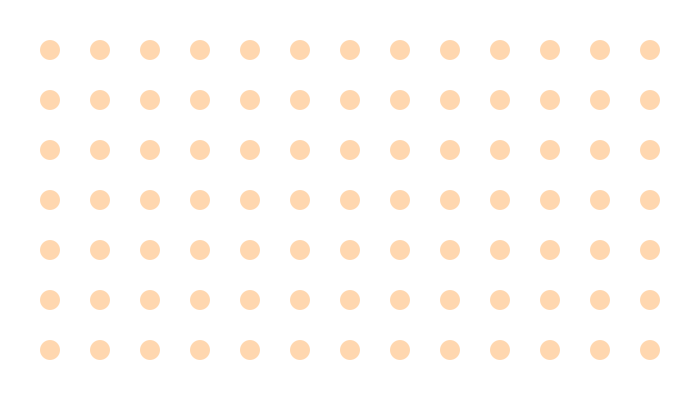
Frame 1 (no input)
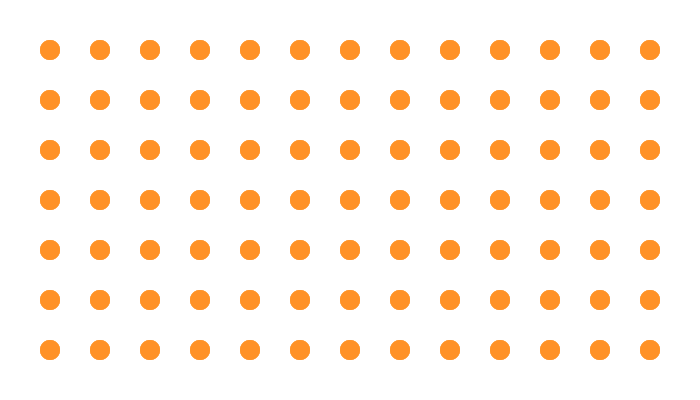
Frame 60 (the mouse pressed at the canvas centre just before this capture)
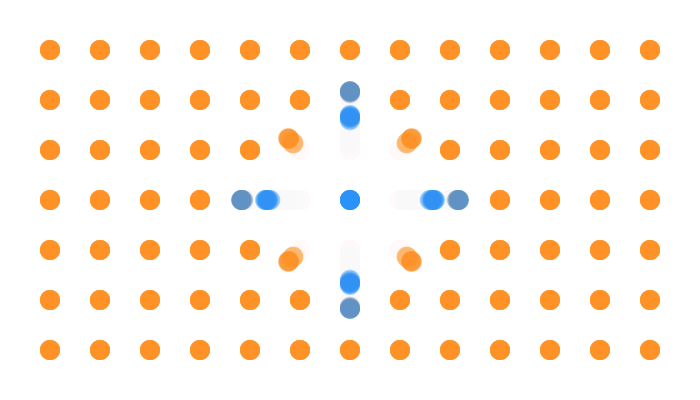
Frame 120 (the mouse held since frame 60 and released just before this capture)

The Processing sketch that drew these frames (run headless with seeded random() and noise(); from frame 60 on, the mouse is pressed at the canvas centre):

// Processing sketch: processing_41434
// ── processing_41434.pde

float[] reactorx = new float[91];
float[] reactory = new float[91];
float[] reactorr = new float[91];

float[] breactorx = new float[91];
float[] breactory = new float[91];
float[] breactorr = new float[91];

float[] soundr = new float[91];
float[] infillr = new float[91];

void setup(){
  size(700,400);
  background(255);
  int i = 91;
  int x = 50;
  int y = 50;
  while (i>0){
    i--;
    reactorx[i] = x;
    reactory[i] = y;
    reactorr[i] = 20;
    breactorx[i] = x;
    breactory[i] = y;
    breactorr[i] = 20;
    if (x == 650){
      x = 50; y = y + 50;}
      else{
        x = x + 50;}
    
    soundr[i] = random(1,10);
    infillr[i] = 0;
  }

  ellipseMode(CENTER);
}



void draw(){
  noStroke();
  fill(255,20);
  rect(0,0,700,400);
  int r = 0;
  int rr = 0;
  float x3;
  float y3;
  while (r < 91){
    if (dist(mouseX,mouseY,reactorx[r],reactory[r])<80 & mouseX>2 & mouseX<698 & mouseY>2 & mouseY<398){
      x3 = reactorx[r] - mouseX;
      y3 = reactory[r] - mouseY;
      reactorx[r] = reactorx[r]+(0.1*x3);
      reactory[r] = reactory[r]+(0.1*y3);
      if (infillr[r]<=240){
        infillr[r] = infillr[r] + 15;}
    }
    while (rr < 91){
      if (rr != r){
      if (dist(reactorx[r],reactory[r],reactorx[rr],reactory[rr])<reactorr[r]){
        x3 = reactorx[rr] - reactorx[r];
        y3 = reactory[rr] - reactory[r];
        reactorx[rr] = reactorx[rr] + (x3*0.1);
        reactory[rr] = reactory[rr] + (y3*0.1);
        if (infillr[rr]<=240){
          infillr[rr] = infillr[rr] + 50;}
        
        reactorx[r] = reactorx[r] - (x3*0.1);
        reactory[r] = reactory[r] - (y3*0.1);
        if (infillr[r]<=240){
          infillr[r] = infillr[r] + 50;}
      }}
      rr = rr + 1;
    }
    if (breactorx[r] != reactorx[r]){
      reactorx[r] = reactorx[r]+((breactorx[r]-reactorx[r])*0.02);
    }
    if (breactory[r] != reactory[r]){
      reactory[r] = reactory[r]+((breactory[r]-reactory[r])*0.02);
    }
    
    
    fill(255-infillr[r],127,0+infillr[r],80);
    ellipse(reactorx[r],reactory[r],reactorr[r],reactorr[r]);
    if (infillr[r] >= 5){
      infillr[r] = infillr[r]-5;}
    r = r + 1;
    rr = 0;}
}
